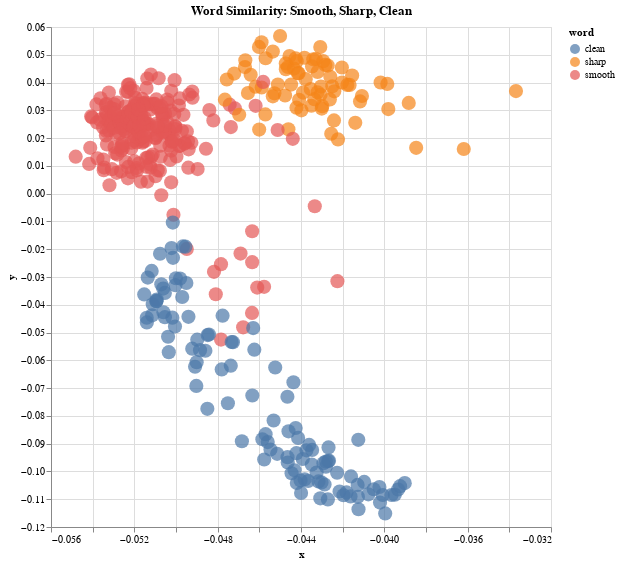

Notebook source saved alongside this figure:
### Code cell
# List of keywords that you want to compare
keywords = ['smooth', 'sharp', 'clean']

# How to color the points in the plot. The other option is "period" for time period
color_by = 'word'

# Get all word positions
word_positions = get_word_positions(keywords)

# Get all contexts around the words
keyword_contexts = []
keyword_contexts_tokens = []
words = []

for position in word_positions:
  words.append(word_lookup[all_word_ids[position]])
  keyword_contexts.append(get_context_clean(position))
  keyword_contexts_tokens.append(get_context(position))

# Reduce word vectors with PCA
pca = PCA(n_components=2)
pca.fit(all_word_vectors[word_positions,:].T)

# Make a DataFrame with PCA results
df_to_plot = pd.DataFrame({"x": pca.components_[0,:], 
                           "y": pca.components_[1,:],
                           "context": keyword_contexts, 
                           "tokens": keyword_contexts_tokens, 
                           "word": words})
# Match original text and metadata
df_to_plot[['stars', 'brand', 'name', 'type']] = df_to_plot.apply(find_original_review, axis='columns', result_type='expand')

# Rename columns so that the context shows up as the "title" in the tooltip (bigger and bolded)
# df = df.rename(columns={'brand': 'brand', 'name': 'title'})

# Make the plot
alt.Chart(df_to_plot, title=f"Word Similarity: {', '.join(keywords).title()}").mark_circle(size=200).encode(
    alt.X('x',
        scale=alt.Scale(zero=False)
    ), y="y",
    color= color_by,
    # href="link",
    tooltip=['word', 'context', 'type', 'brand', 'name', 'stars']
    ).interactive().properties(
    width=500,
    height=500
)

### Figure 1 — Vega-Lite specification as saved in the notebook (floating-point values rounded to 4 significant figures; data arrays with more than 128 entries replaced by an {"elided": "..."} marker saying what was removed)
{"config": {"view": {"continuousWidth": 400, "continuousHeight": 300}}, "data": {"name": "data-cb0e0779a3cc3fc8e186c6e19050e352"}, "mark": {"type": "circle", "size": 200}, "encoding": {"color": {"field": "word", "type": "nominal"}, "tooltip": [{"field": "word", "type": "nominal"}, {"field": "context", "type": "nominal"}, {"field": "type", "type": "nominal"}, {"field": "brand", "type": "nominal"}, {"field": "name", "type": "nominal"}, {"field": "stars", "type": "nominal"}], "x": {"field": "x", "scale": {"zero": false}, "type": "quantitative"}, "y": {"field": "y", "type": "quantitative"}}, "height": 500, "selection": {"selector004": {"type": "interval", "bind": "scales", "encodings": ["x", "y"]}}, "title": "Word Similarity: Smooth, Sharp, Clean", "width": 500, "$schema": "https://vega.github.io/schema/vega-lite/v4.17.0.json", "datasets": {"data-cb0e0779a3cc3fc8e186c6e19050e352": {"elided": "424 records"}}}
